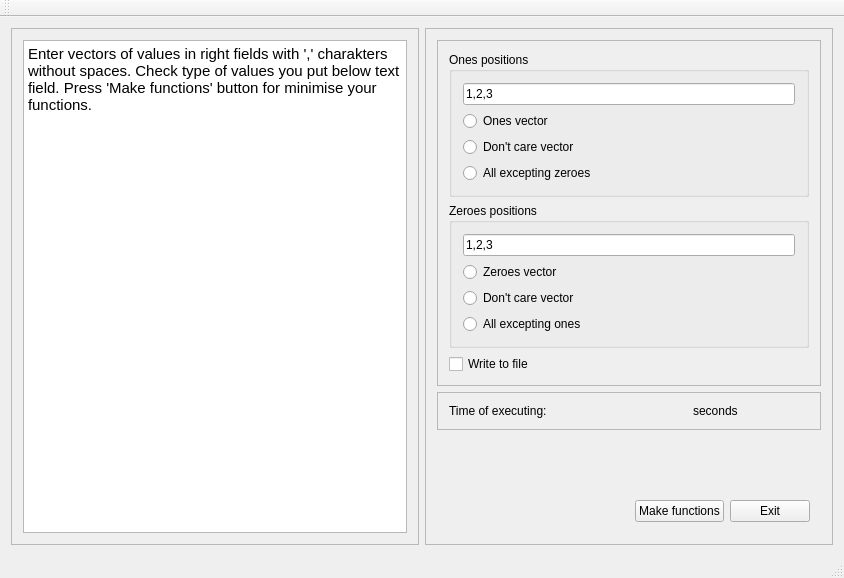
<?xml version="1.0" encoding="UTF-8"?>
<ui version="4.0">
 <class>MainWindow</class>
 <widget class="QMainWindow" name="MainWindow">
  <property name="geometry">
   <rect>
    <x>0</x>
    <y>0</y>
    <width>844</width>
    <height>578</height>
   </rect>
  </property>
  <property name="windowTitle">
   <string>MainWindow</string>
  </property>
  <widget class="QWidget" name="centralWidget">
   <layout class="QHBoxLayout" name="horizontalLayout">
    <item>
     <widget class="QFrame" name="frame">
      <property name="frameShape">
       <enum>QFrame::StyledPanel</enum>
      </property>
      <property name="frameShadow">
       <enum>QFrame::Raised</enum>
      </property>
      <layout class="QHBoxLayout" name="horizontalLayout_2">
       <item>
        <widget class="QTextBrowser" name="textBrowser">
         <property name="html">
          <string>&lt;!DOCTYPE HTML PUBLIC &quot;-//W3C//DTD HTML 4.0//EN&quot; &quot;http://www.w3.org/TR/REC-html40/strict.dtd&quot;&gt;
&lt;html&gt;&lt;head&gt;&lt;meta name=&quot;qrichtext&quot; content=&quot;1&quot; /&gt;&lt;style type=&quot;text/css&quot;&gt;
p, li { white-space: pre-wrap; }
&lt;/style&gt;&lt;/head&gt;&lt;body style=&quot; font-family:'Sans Serif'; font-size:11pt; font-weight:400; font-style:normal;&quot;&gt;
&lt;p style=&quot; margin-top:0px; margin-bottom:0px; margin-left:0px; margin-right:0px; -qt-block-indent:0; text-indent:0px;&quot;&gt;Enter vectors of values in right fields with ',' charakters without spaces. Check type of values you put below text field. Press 'Make functions' button for minimise your functions.&lt;/p&gt;&lt;/body&gt;&lt;/html&gt;</string>
         </property>
        </widget>
       </item>
      </layout>
     </widget>
    </item>
    <item>
     <widget class="QFrame" name="frame_2">
      <property name="frameShape">
       <enum>QFrame::StyledPanel</enum>
      </property>
      <property name="frameShadow">
       <enum>QFrame::Raised</enum>
      </property>
      <layout class="QVBoxLayout" name="verticalLayout">
       <item>
        <widget class="QFrame" name="frame_3">
         <property name="frameShape">
          <enum>QFrame::StyledPanel</enum>
         </property>
         <property name="frameShadow">
          <enum>QFrame::Raised</enum>
         </property>
         <layout class="QVBoxLayout" name="verticalLayout_2">
          <item>
           <widget class="QGroupBox" name="groupBox">
            <property name="contextMenuPolicy">
             <enum>Qt::DefaultContextMenu</enum>
            </property>
            <property name="styleSheet">
             <string notr="true"/>
            </property>
            <property name="title">
             <string>Ones positions</string>
            </property>
            <property name="flat">
             <bool>false</bool>
            </property>
            <layout class="QVBoxLayout" name="verticalLayout_3">
             <item>
              <widget class="QLineEdit" name="ones_line_edit">
               <property name="text">
                <string>1,2,3</string>
               </property>
              </widget>
             </item>
             <item>
              <widget class="QRadioButton" name="ones_radio_ones">
               <property name="text">
                <string>Ones vector</string>
               </property>
              </widget>
             </item>
             <item>
              <widget class="QRadioButton" name="ones_radio_dont_care">
               <property name="text">
                <string>Don't care vector</string>
               </property>
              </widget>
             </item>
             <item>
              <widget class="QRadioButton" name="ones_radio_zeros">
               <property name="text">
                <string>All excepting zeroes</string>
               </property>
              </widget>
             </item>
            </layout>
           </widget>
          </item>
          <item>
           <widget class="QGroupBox" name="groupBox_2">
            <property name="title">
             <string>Zeroes positions</string>
            </property>
            <layout class="QVBoxLayout" name="verticalLayout_4">
             <item>
              <widget class="QLineEdit" name="zeros_line_edit">
               <property name="text">
                <string>1,2,3</string>
               </property>
              </widget>
             </item>
             <item>
              <widget class="QRadioButton" name="zeros_radio_zeros">
               <property name="text">
                <string>Zeroes vector</string>
               </property>
              </widget>
             </item>
             <item>
              <widget class="QRadioButton" name="zeros_radio_dont_care">
               <property name="text">
                <string>Don't care vector</string>
               </property>
              </widget>
             </item>
             <item>
              <widget class="QRadioButton" name="zeros_radio_ones">
               <property name="text">
                <string>All excepting ones</string>
               </property>
              </widget>
             </item>
            </layout>
           </widget>
          </item>
          <item>
           <widget class="QCheckBox" name="check_write_to_file">
            <property name="text">
             <string>Write to file</string>
            </property>
           </widget>
          </item>
         </layout>
        </widget>
       </item>
       <item>
        <widget class="QFrame" name="frame_5">
         <property name="frameShape">
          <enum>QFrame::StyledPanel</enum>
         </property>
         <property name="frameShadow">
          <enum>QFrame::Raised</enum>
         </property>
         <layout class="QHBoxLayout" name="horizontalLayout_4">
          <item>
           <widget class="QLabel" name="label">
            <property name="text">
             <string>Time of executing:</string>
            </property>
           </widget>
          </item>
          <item>
           <widget class="QLabel" name="time_label">
            <property name="text">
             <string/>
            </property>
           </widget>
          </item>
          <item>
           <widget class="QLabel" name="label_3">
            <property name="text">
             <string>seconds</string>
            </property>
           </widget>
          </item>
         </layout>
        </widget>
       </item>
       <item>
        <spacer name="verticalSpacer">
         <property name="orientation">
          <enum>Qt::Vertical</enum>
         </property>
         <property name="sizeHint" stdset="0">
          <size>
           <width>20</width>
           <height>40</height>
          </size>
         </property>
        </spacer>
       </item>
       <item>
        <widget class="QFrame" name="frame_4">
         <property name="frameShape">
          <enum>QFrame::NoFrame</enum>
         </property>
         <property name="frameShadow">
          <enum>QFrame::Raised</enum>
         </property>
         <layout class="QHBoxLayout" name="horizontalLayout_3">
          <item>
           <spacer name="horizontalSpacer">
            <property name="orientation">
             <enum>Qt::Horizontal</enum>
            </property>
            <property name="sizeHint" stdset="0">
             <size>
              <width>40</width>
              <height>20</height>
             </size>
            </property>
           </spacer>
          </item>
          <item>
           <widget class="QPushButton" name="make_button">
            <property name="text">
             <string>Make functions</string>
            </property>
           </widget>
          </item>
          <item>
           <widget class="QPushButton" name="exit_button">
            <property name="text">
             <string>Exit</string>
            </property>
           </widget>
          </item>
         </layout>
        </widget>
       </item>
      </layout>
     </widget>
    </item>
   </layout>
  </widget>
  <widget class="QToolBar" name="mainToolBar">
   <attribute name="toolBarArea">
    <enum>TopToolBarArea</enum>
   </attribute>
   <attribute name="toolBarBreak">
    <bool>false</bool>
   </attribute>
  </widget>
  <widget class="QStatusBar" name="statusBar"/>
 </widget>
 <layoutdefault spacing="6" margin="11"/>
 <resources/>
 <connections/>
</ui>
